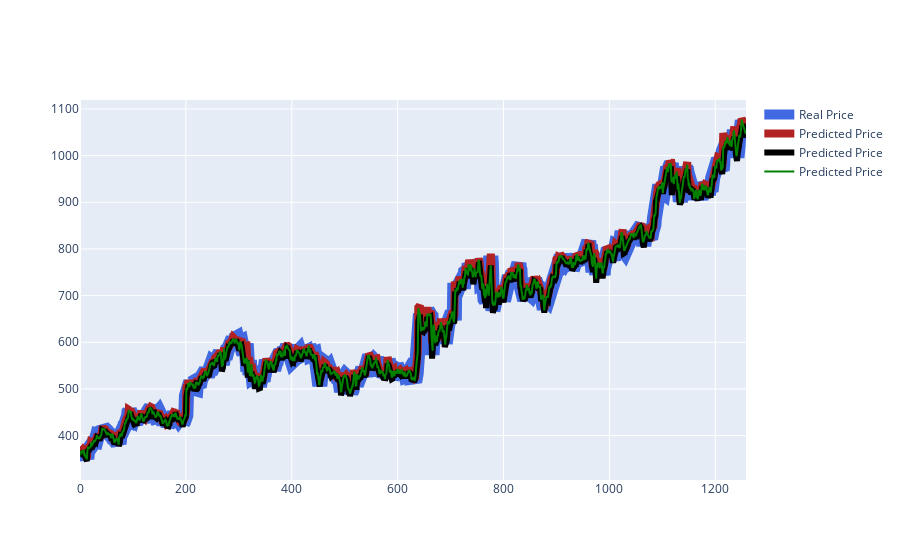

Write notebook code for a chart like this one.
### Markdown cell above
# Plotting a graph of Open, High, Low and Close column

### Code cell
import plotly.graph_objects as go
fig = go.Figure()

fig.add_trace(go.Scatter( y=dataset_train.Open, name='Real Price',
                         line=dict(color='royalblue', width=15)))
fig.add_trace(go.Scatter( y=dataset_train.High, name = 'Predicted Price',
                         line=dict(color='firebrick', width=8)))
fig.add_trace(go.Scatter( y=dataset_train.Low, name = 'Predicted Price',
                         line=dict(color='black', width=6)))
fig.add_trace(go.Scatter( y=dataset_train.Close, name = 'Predicted Price',
                         line=dict(color='green', width=2)))

### Figure 1 — Plotly figure (JSON) as saved in the notebook; plotly's stock layout.template omitted (floating-point values rounded to 4 significant figures; data arrays with more than 128 entries replaced by an {"elided": "..."} marker saying what was removed)
{"data": [{"line": {"color": "royalblue", "width": 15}, "name": "Real Price", "type": "scatter", "y": {"elided": "1259 float values"}}, {"line": {"color": "firebrick", "width": 8}, "name": "Predicted Price", "type": "scatter", "y": {"elided": "1259 float values"}}, {"line": {"color": "black", "width": 6}, "name": "Predicted Price", "type": "scatter", "y": {"elided": "1259 float values"}}, {"line": {"color": "green", "width": 2}, "name": "Predicted Price", "type": "scatter", "y": {"elided": "1259 float values"}}], "layout": {}}
